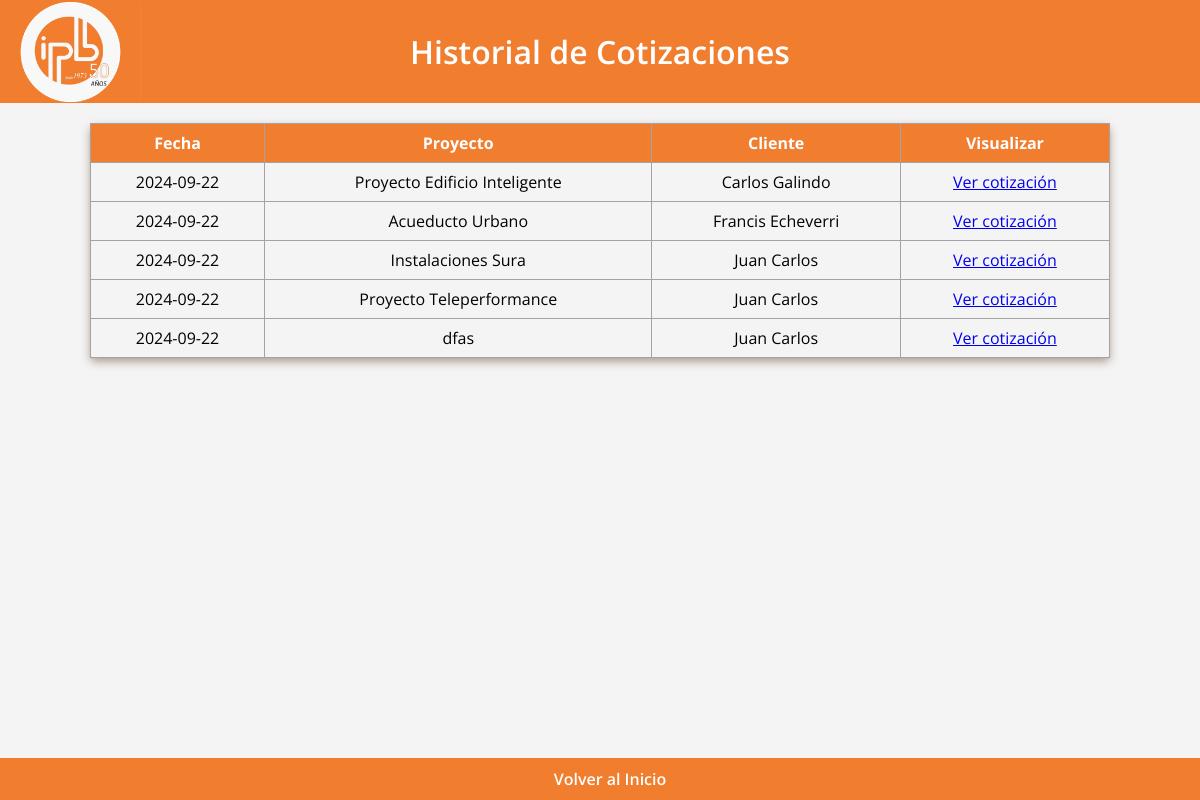
The page /lista_cotizaciones on the database its author committed.
### app.py (models this page shows, shortened)
class Cotizacion(db.Model):
    id = db.Column(db.Integer, primary_key=True)
    fecha = db.Column(db.Date, default=lambda: datetime.now(pytz.timezone('America/Bogota')).date())
    ciudad = db.Column(db.String(100), nullable=False)
    empresa = db.Column(db.String(100), nullable=False)
    proyecto = db.Column(db.String(100), nullable=False)
    plazo = db.Column(db.String(100), nullable=False)
    entrega = db.Column(db.String(100), nullable=False)
    anticipo = db.Column(db.Integer, nullable=False)
    p_acta = db.Column(db.Integer, nullable=False)
    f_acta = db.Column(db.Integer, nullable=False)
    consecutivo = db.Column(db.Integer, nullable=False)
    version_padre_id = db.Column(db.Integer, db.ForeignKey('cotizacion.id'), nullable=True)
    versiones = db.relationship('Cotizacion', backref=db.backref('version_padre', remote_side=[id]), lazy=True)
    productos_detalle = db.relationship('CotizacionProducto', backref='cotizacion', lazy=True)
    cliente_id = db.Column(db.Integer, db.ForeignKey('cliente.id'), nullable=False)
    cliente = db.relationship('Cliente', backref=db.backref('cotizaciones', lazy=True))
    servicio = db.Column(db.String(1000), nullable=False, default="v")

class Cliente(db.Model):
    id = db.Column(db.Integer, primary_key=True)
    nombre = db.Column(db.String(100), nullable=False)
    celular = db.Column(db.Integer, nullable=False)
    email = db.Column(db.String(100), nullable=False)
    """
    cotizacion_id = db.Column(db.Integer, db.ForeignKey('cotizacion.id'))
    cotizaciones = db.relationship('Cotizacion', back_populates='clienten', order_by='Cotizacion.id')
    """

### app.py (the view)
@app.route('/lista_cotizaciones')
def listar_cotizaciones():
    cotizaciones_sin_hijas = db.session.query(Cotizacion).filter(
        ~Cotizacion.versiones.any()
    ).all()
    return render_template('lista_cotizaciones.html', cotizaciones=cotizaciones_sin_hijas)

### templates/lista_cotizaciones.html (shortened to what this page needs)
<!DOCTYPE html>
<html lang="en">
<head>
    <link rel="stylesheet" href="{{ url_for('static', filename='styleListaCotizaciones.css') }}">
</head>
<body>
    <header>
        <img src="static/logobonito.png" alt="Logo de IPB SAS" class="logobonito">
        <h1>Historial de Cotizaciones</h1>
    </header>
    <table id="myTable" border="1" class="cotizaciones">
        <thead>
            <tr>
                <th>Fecha</th>
                <th>Proyecto</th>
                <th>Cliente</th>
                <th>Visualizar</th>
            </tr>
        </thead>
        <tbody>
            {% for cotizacion in cotizaciones%}
            <tr>
                <td>{{ cotizacion.fecha }}</td>
                <td>{{ cotizacion.proyecto }}</td>
                <td>{{ cotizacion.cliente.nombre }}</td>
                <td><a href="/versiones_cotizacion/{{cotizacion.id}}"class="btn-ver-cotizacion">Ver cotización</a></td>
            </tr>
            {% endfor %}
        </tbody>
    </table>
    <footer>
        <a href="/" class="support-link">Volver al Inicio</a>
    </footer>
</body>
</html>

### static/styleListaCotizaciones.css (style rules this page uses)
html, body { height: 100%; margin: 0; }
body { display: flex; flex-direction: column; font-family: 'Open Sans', Arial, sans-serif; padding: 0; box-sizing: border-box; background-color: #f4f4f4; }
header .logobonito { height: 100px; width: auto; position: absolute; top: 50%; left: 0; transform: translateY(-50%); }
header { background-color: #f17d2f; color: white; padding: 30px; text-align: center; position: relative; }
h1 { margin: 0; font-weight: 600; }
table { width: 85%; margin: 20px auto; border-collapse: collapse; border: 1px solid #a3a3a3; border-radius: 5px; box-shadow: 0 4px 8px #6b4e3a80; }
th, td { padding: 8px; text-align: center; border-bottom: 1px solid #a3a3a3; }
th { background-color: #f17d2f; color: white; }
footer { background-color: #f17d2f; color: white; padding: 10px; text-align: center; position: fixed; width: 100%; bottom: 0; }
.support-link { color: white; text-decoration: none; font-weight: 600; }

### rows shown on the page
Cotizacion: fecha "2024-09-22", proyecto "Proyecto Edificio Inteligente", cliente.nombre "Carlos Galindo"
Cotizacion: fecha "2024-09-22", proyecto "Acueducto Urbano", cliente.nombre "Francis Echeverri"
Cotizacion: fecha "2024-09-22", proyecto "Instalaciones Sura", cliente.nombre "Juan Carlos"
Cotizacion: fecha "2024-09-22", proyecto "Proyecto Teleperformance", cliente.nombre "Juan Carlos"
Cotizacion: fecha "2024-09-22", proyecto "dfas", cliente.nombre "Juan Carlos"
